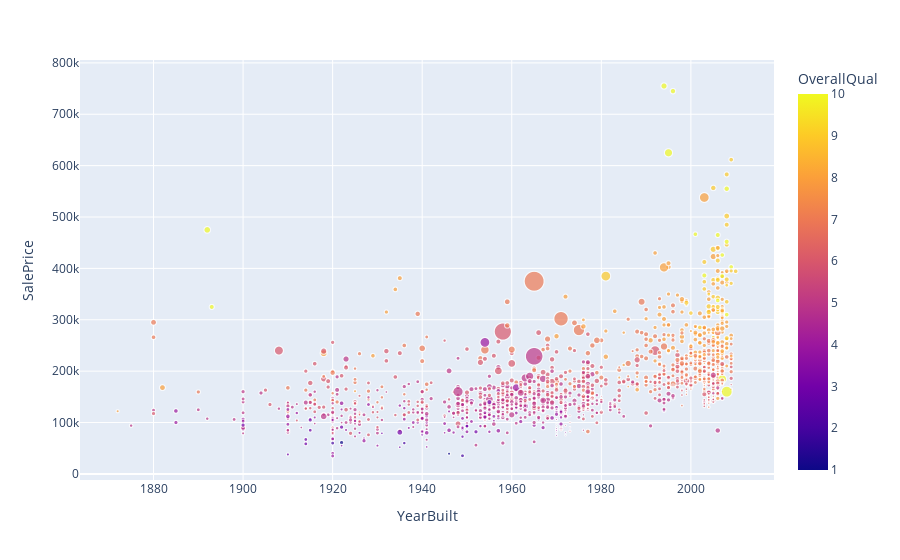

Notebook code cell kept with this figure:
### Code cell
import plotly.express as px
fig = px.scatter(df,x="YearBuilt",y='SalePrice'
                 ,size='LotArea',color='OverallQual')
fig.show()

### Figure 1 — Plotly figure (JSON) as saved in the notebook; plotly's stock layout.template omitted (floating-point values rounded to 4 significant figures; data arrays with more than 128 entries replaced by an {"elided": "..."} marker saying what was removed)
{"data": [{"hovertemplate": "YearBuilt=%{x}<br>SalePrice=%{y}<br>LotArea=%{marker.size}<br>OverallQual=%{marker.color}<extra></extra>", "legendgroup": "", "marker": {"color": {"elided": "1460 int values"}, "coloraxis": "coloraxis", "size": {"elided": "1460 int values"}, "sizemode": "area", "sizeref": 538.1, "symbol": "circle"}, "mode": "markers", "name": "", "showlegend": false, "type": "scattergl", "x": {"elided": "1460 int values"}, "xaxis": "x", "y": {"elided": "1460 int values"}, "yaxis": "y"}], "layout": {"coloraxis": {"colorbar": {"title": {"text": "OverallQual"}}, "colorscale": [[0, "#0d0887"], [0.1111, "#46039f"], [0.2222, "#7201a8"], [0.3333, "#9c179e"], [0.4444, "#bd3786"], [0.5556, "#d8576b"], [0.6667, "#ed7953"], [0.7778, "#fb9f3a"], [0.8889, "#fdca26"], [1, "#f0f921"]]}, "legend": {"itemsizing": "constant", "tracegroupgap": 0}, "margin": {"t": 60}, "xaxis": {"anchor": "y", "domain": [0, 1], "title": {"text": "YearBuilt"}}, "yaxis": {"anchor": "x", "domain": [0, 1], "title": {"text": "SalePrice"}}}}
